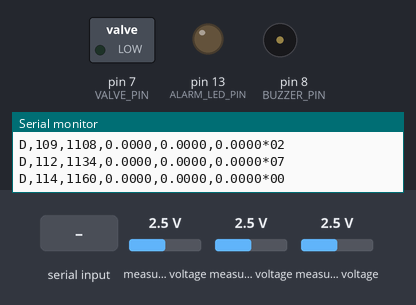
The sketch below on a simulated Arduino Uno, built with avr-gcc and run on an emulated ATmega328P. On the bench: switched loads named in the sketch (green lamp = pin HIGH), output pins drawn as LEDs (lit = HIGH), buzzer (waves = sounding, pin HIGH), the last lines printed to the serial monitor. The test bench sets the inputs (shaded band); at power-on: measured voltage 2.5 V.

Above: at 1.2 s.
1.3 s: "VALVE 1\n" received over Serial
At 2.0 s:
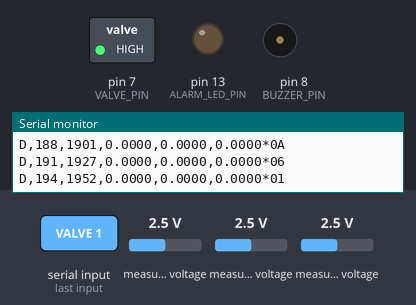
2.8 s: "VALVE 0\n" received over Serial
At 3.4 s:
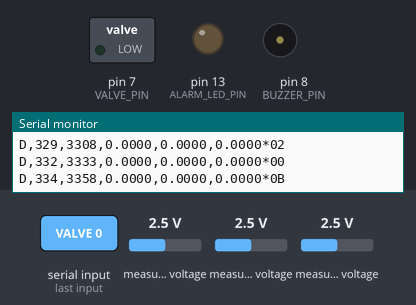
Timing chart, 0 to 5.8 s (numbered marks = the images above; inputs shaded):
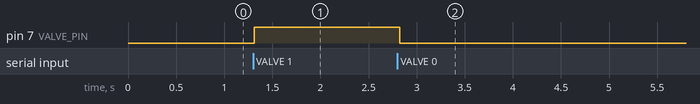

The sketch:

CO2Response.ino
```cpp
// CO2-Response firmware: a dumb, reliable sampler.
//
// Reads CH0 (CO2), CH1 (flow sensor) and CH2 (pneumotach) from the ADC on a fixed
// micros() schedule and streams volts as checksummed text lines. All unit
// conversion, breath detection and alarms happen in the dashboard, so
// recalibrating never requires reflashing. Protocol: docs/protocol.md
//
//   D,<seq>,<t_ms>,<v0>,<v1>,<v2>*<checksum>
//
// It also watches for the host's heartbeat ("HB"): if the monitor app stops sending
// it, the board sounds its own buzzer, because the CO2 alarms are no longer checked.
//
// RESEARCH USE ONLY. Not a medical device.

#include <Arduino.h>

#include <Wire.h>

#include "ads1115_driver.h"
#include "config.h"
#include "line_format.h"

static Ads1115Driver adcBoard;      // ADC driver: change this line to swap boards
static AdcDriver* adc = &adcBoard;  // ADC driver

static bool adcOk = false;
static bool streaming = AUTOSTART;
static uint16_t rateHz = DEFAULT_RATE_HZ;
static uint32_t periodUs = 1000000UL / DEFAULT_RATE_HZ;
static uint32_t nextUs = 0;
static uint16_t seq = 0;
static uint32_t lastErrMs = 0;
static uint32_t lastOverrunMs = 0;
static uint8_t scanCountdown = 0;

static char cmd[32];
static uint8_t cmdLen = 0;

// host watchdog (see config.h)
static bool wdArmed = false;
static bool hostLost = false;
static bool buzzing = false;
static uint32_t lastHbMs = 0;
static uint32_t lastLostMs = 0;

// valve output (see config.h): true = to the bag (rebreathing), false = room air
static bool valveToBag = false;

static void setValve(bool toBag) {
  valveToBag = toBag;
#if VALVE_PIN >= 0
  digitalWrite(VALVE_PIN, toBag ? HIGH : LOW);
#endif
}

static void alarmOutput(bool on) {
  if (on == buzzing) return;
  buzzing = on;
  digitalWrite(ALARM_LED_PIN, on ? HIGH : LOW);
#if BUZZER_PIN >= 0
  if (on) tone(BUZZER_PIN, BUZZER_HZ);
  else noTone(BUZZER_PIN);
#endif
}

// Sound the buzzer in 250 ms pulses while the host's heartbeat is missing.
static void serviceWatchdog() {
#if WATCHDOG_TIMEOUT_MS > 0
  uint32_t now = millis();
  if (wdArmed && !hostLost && now - lastHbMs > WATCHDOG_TIMEOUT_MS) {
    hostLost = true;
    if (valveToBag) {  // nothing is watching the CO2 any more: back to room air
      setValve(false);
      Serial.println(F("A,VALVE,0"));
    }
  }
  if (!hostLost) return;
  alarmOutput(((now / 250) & 1) == 0);
  if (now - lastLostMs >= 1000) {
    lastLostMs = now;
    Serial.println(F("E,HOST_LOST"));
  }
#endif
}

static void heartbeat(bool on) {
  wdArmed = on;
  lastHbMs = millis();
  if (hostLost || !on) {
    hostLost = false;
    alarmOutput(false);
  }
}

static void sendSample(uint16_t s, uint32_t tMs, const float* v) {
  char line[96];
  int len = formatDataLine(line, s, tMs, v, NUM_CHANNELS);
  line[len++] = '\n';
  Serial.write((const uint8_t*)line, len);
}

static void sendInfo() {
  Serial.print(F("I,FW," FW_VERSION ",ADC,"));
  Serial.print(adc->name());
  Serial.print(F(",CH,"));
  Serial.print(NUM_CHANNELS);
  Serial.print(F(",RATE,"));
  Serial.print(rateHz);
  Serial.print(F(",BAUD,"));
  Serial.print(BAUD_RATE);
  adc->printInfo(Serial);
#if WATCHDOG_TIMEOUT_MS > 0
  Serial.print(F(",WD,"));  // tells the host to send heartbeats
  Serial.print(WATCHDOG_TIMEOUT_MS);
#endif
#if VALVE_PIN >= 0
  Serial.print(F(",VALVE,1"));  // this board has a valve output
#endif
  Serial.println();
}

// List every I2C address that answers, so a wrong ADDR pin or a missing wire is
// obvious in the dashboard (Settings > Diagnostics): "I,I2C_SCAN,0x49" or "none".
static void i2cScan() {
  Serial.print(F("I,I2C_SCAN,"));
  bool any = false;
  for (uint8_t a = 1; a < 127; a++) {
    Wire.beginTransmission(a);
    if (Wire.endTransmission() == 0) {
      if (any) Serial.print(' ');
      Serial.print(F("0x"));
      if (a < 16) Serial.print('0');
      Serial.print(a, HEX);
      any = true;
    }
  }
  if (!any) Serial.print(F("none"));
  Serial.println();
}

static void setRate(uint16_t hz) {
  rateHz = hz;
  periodUs = 1000000UL / hz;
  nextUs = micros() + periodUs;
}

static void handleCommand(char* c) {
  for (char* p = c; *p; p++) *p = toupper(*p);
  if (strcmp(c, "HB") == 0) {
    heartbeat(true);  // no reply: it arrives once a second
  } else if (strcmp(c, "HB OFF") == 0) {
    heartbeat(false);  // the host is disconnecting on purpose
    Serial.println(F("A,HB,OFF"));
  } else if (strcmp(c, "VALVE 1") == 0 || strcmp(c, "VALVE 0") == 0) {
#if VALVE_PIN >= 0
    // to the bag only while the host is known to be alive
    bool toBag = c[6] == '1' && !hostLost;
    setValve(toBag);
    Serial.println(toBag ? F("A,VALVE,1") : F("A,VALVE,0"));
#else
    Serial.println(F("E,NO_VALVE"));
#endif
  } else if (strcmp(c, "INFO") == 0) {
    sendInfo();
  } else if (strcmp(c, "START") == 0) {
    streaming = true;
    nextUs = micros() + periodUs;
    Serial.println(F("A,START"));
  } else if (strcmp(c, "STOP") == 0) {
    streaming = false;
    Serial.println(F("A,STOP"));
  } else if (strncmp(c, "RATE", 4) == 0) {
    long hz = atol(c + 4);
    if (hz < 1 || hz > MAX_RATE_HZ) {
      Serial.println(F("E,BAD_RATE"));
    } else {
      setRate((uint16_t)hz);
      Serial.print(F("A,RATE,"));
      Serial.println(hz);
    }
  } else if (c[0] != '\0') {
    Serial.println(F("E,UNKNOWN_CMD"));
  }
}

static void pollSerial() {
  while (Serial.available()) {
    char ch = (char)Serial.read();
    if (ch == '\n' || ch == '\r') {
      cmd[cmdLen] = '\0';
      if (cmdLen) handleCommand(cmd);
      cmdLen = 0;
    } else if (cmdLen < sizeof(cmd) - 1) {
      cmd[cmdLen++] = ch;
    }
  }
}

void setup() {
#if VALVE_PIN >= 0
  pinMode(VALVE_PIN, OUTPUT);
  digitalWrite(VALVE_PIN, LOW);  // room air until the host says otherwise
#endif
  pinMode(ALARM_LED_PIN, OUTPUT);
#if BUZZER_PIN >= 0
  pinMode(BUZZER_PIN, OUTPUT);
#endif
  Serial.begin(BAUD_RATE);
  adcOk = adc->begin();
  if (adcOk) {
    sendInfo();
  } else {
    Serial.println(F("E,ADC_NOT_FOUND"));
    i2cScan();
  }
  setRate(rateHz);
}

void loop() {
  pollSerial();
  serviceWatchdog();

  if (!adcOk) {
    // Never stream zeros from a missing ADC: report and keep retrying.
    if (millis() - lastErrMs >= 1000) {
      lastErrMs = millis();
      adcOk = adc->begin();
      if (adcOk) {
        sendInfo();
      } else {
        Serial.println(F("E,ADC_NOT_FOUND"));
        if (++scanCountdown >= 5) {  // re-scan every 5 s
          scanCountdown = 0;
          i2cScan();
        }
      }
    }
    return;
  }

  uint32_t now = micros();
  if ((int32_t)(now - nextUs) < 0) return;

  // If we fell behind, skip the missed slots but still advance seq so the
  // dashboard counts them as dropped samples.
  uint32_t missed = (now - nextUs) / periodUs;
  if (missed) {
    seq += (uint16_t)missed;
    nextUs += missed * periodUs;
    if (millis() - lastOverrunMs >= 1000) {
      lastOverrunMs = millis();
      Serial.println(F("E,OVERRUN"));
    }
  }
  nextUs += periodUs;

  uint32_t tMs = millis();
  float v[NUM_CHANNELS];
  for (uint8_t i = 0; i < NUM_CHANNELS; i++) v[i] = adc->readVolts(i);
  if (streaming) sendSample(seq, tMs, v);
  seq++;
}
```

line_format.h
```cpp
// Data-line formatting, kept free of Arduino APIs so it can be unit-tested on a PC
// (firmware/test/test_line_format.cpp) against the dashboard's parser.
#pragma once
#include <math.h>
#include <stdint.h>
#include <stdio.h>

// Append v with exactly 4 decimals, without printf float support (AVR has none).
static inline int appendFixed4(char* out, float v) {
  int n = 0;
  long scaled = lroundf(v * 10000.0f);
  if (scaled < 0) {
    out[n++] = '-';
    scaled = -scaled;
  }
  n += sprintf(out + n, "%ld.%04ld", scaled / 10000L, scaled % 10000L);
  return n;
}

// Writes "D,<seq>,<t_ms>,<v0>,...*<XX>" (no newline) into out; returns its length.
// The checksum is the XOR of every byte after the leading 'D' and before '*'.
static inline int formatDataLine(char* out, uint16_t seq, uint32_t tMs, const float* v, uint8_t n) {
  int len = sprintf(out, "D,%u,%lu", (unsigned)seq, (unsigned long)tMs);
  for (uint8_t i = 0; i < n; i++) {
    out[len++] = ',';
    len += appendFixed4(out + len, v[i]);
  }
  uint8_t cs = 0;
  for (int i = 1; i < len; i++) cs ^= (uint8_t)out[i];
  len += sprintf(out + len, "*%02X", cs);
  return len;
}
```

config.h
```cpp
// CO2-Response firmware configuration. Everything you might need to change is here.
#pragma once

#define FW_VERSION "1.2.0"

// ---- serial link (must match the dashboard's baud setting) ----
#define BAUD_RATE 115200

// ---- sampling ----
#define DEFAULT_RATE_HZ 100   // samples per second per channel
// A pulse oximeter's analog output on A3, sent as a fourth value on every data line
// (the app's "SpO2 channel connected" setting reads it). It cannot be combined with
// PNEUMO_DIFFERENTIAL, which also uses A3.
#define SPO2_CHANNEL 0
#if SPO2_CHANNEL
#define NUM_CHANNELS 4        // CH0 CO2, CH1 flow sensor, CH2 pneumotach, CH3 SpO2
#define MAX_RATE_HZ 150       // ADS1115: 860 conversions/s shared by 4 channels
#else
#define NUM_CHANNELS 3        // CH0 CO2, CH1 flow sensor, CH2 pneumotach
#define MAX_RATE_HZ 200       // ADS1115: 860 conversions/s shared by 3 channels
#endif
#define AUTOSTART 1           // stream on power-up (the dashboard also sends START)

// ---- host watchdog ----
// The monitor app sends "HB" once a second. If the heartbeats stop for this long (the
// app closed or crashed, the computer went to sleep, the tab was put in the background),
// the board sounds its own buzzer and blinks its LED until they come back, because by
// then nothing on the computer is checking the CO2 alarms. The watchdog arms itself on
// the first heartbeat, so nothing sounds with software that does not send them.
// 0 turns the watchdog off.
#define WATCHDOG_TIMEOUT_MS 3000
#define BUZZER_PIN 8              // piezo buzzer between this pin and GND; -1 = no buzzer
#define BUZZER_HZ 2700
#define ALARM_LED_PIN LED_BUILTIN // blinks with the buzzer

// ---- valve output (automatic stop) ----
// A digital output for a valve driver (a relay or MOSFET module switching a solenoid or
// motorised two-way valve). The pin is HIGH only while the subject should breathe from
// the bag: the monitor app sends "VALVE 1" when rebreathing starts and "VALVE 0" when the
// test ends, at the stop alarm or at an emergency stop. Wire the valve so that it is on
// ROOM AIR when the pin is LOW or the board has no power. The board itself drops the pin
// LOW at power-up, at reset and when the host's heartbeat is lost, so a stopped app or
// an unplugged cable can never leave the subject on the bag.
// -1 = no valve output (the operator turns a manual valve; the app only alarms).
#define VALVE_PIN 7

// ---- ADC (default: ADS1115 over I2C) ----
// TODO: confirm the ADC board. To use another ADC, add a driver like
// ads1115_driver.h and change the two lines in CO2Response.ino marked "ADC driver".
#define ADS_I2C_ADDRESS 0x48  // ADDR pin to GND
#define I2C_CLOCK_HZ 400000
// PGA gain sets the full-scale range. GAIN_TWOTHIRDS = +/-6.144 V, needed for 0-5 V sensors
// on a 5 V board (inputs must still never exceed VDD + 0.3 V).
// Use GAIN_ONE (+/-4.096 V) for 0-3.3 V sensors to gain resolution.
#define ADS_GAIN GAIN_TWOTHIRDS

// Read the pneumotach transducer differentially on AIN2-AIN3 (for a two-output transducer)
// instead of single-ended on AIN2.
#define PNEUMO_DIFFERENTIAL 0
#if SPO2_CHANNEL && PNEUMO_DIFFERENTIAL
#error "SPO2_CHANNEL and PNEUMO_DIFFERENTIAL both need input A3: use one of them"
#endif
```

adc_driver.h
```cpp
// One interface for every ADC board, so swapping the board touches one file.
#pragma once
#include <Arduino.h>

class AdcDriver {
 public:
  virtual ~AdcDriver() {}
  // Returns false if the converter does not answer.
  virtual bool begin() = 0;
  // Volts at the converter input for logical channel ch (0-based).
  virtual float readVolts(uint8_t ch) = 0;
  virtual const char* name() const = 0;
  // Extra INFO fields, each starting with a comma (e.g. ",ADDR,0x48,FSR,6.144").
  virtual void printInfo(Print& out) const { (void)out; }
};
```

ads1115_driver.h
```cpp
// ADS1115 (16-bit, I2C) driver using the Adafruit ADS1X15 library.
#pragma once
#include <Adafruit_ADS1X15.h>
#include <Wire.h>

#include "adc_driver.h"
#include "config.h"

class Ads1115Driver : public AdcDriver {
 public:
  bool begin() override {
    Wire.begin();
    Wire.setClock(I2C_CLOCK_HZ);
#if defined(WIRE_HAS_TIMEOUT) || defined(ARDUINO_ARCH_AVR)  // AVR core 1.8.3+ has setWireTimeout
    // A loose SDA/SCL wire must not hang the sketch: give up on a stuck bus after 3 ms.
    Wire.setWireTimeout(3000, true);
#endif
    if (!ads_.begin(ADS_I2C_ADDRESS)) return false;
    ads_.setGain(ADS_GAIN);
    ads_.setDataRate(RATE_ADS1115_860SPS);  // ~1.2 ms per conversion
    return true;
  }

  float readVolts(uint8_t ch) override {
    int16_t counts;
#if PNEUMO_DIFFERENTIAL
    if (ch == 2) {
      counts = ads_.readADC_Differential_2_3();
      return ads_.computeVolts(counts);
    }
#endif
    counts = ads_.readADC_SingleEnded(ch);
    return ads_.computeVolts(counts);
  }

  const char* name() const override { return "ADS1115"; }

  void printInfo(Print& out) const override {
    out.print(F(",ADDR,0x"));
    out.print(ADS_I2C_ADDRESS, HEX);
    out.print(F(",FSR,"));
    out.print(fullScaleVolts(), 3);
  }

  // Full-scale input range set by the PGA gain (inputs still never exceed VDD).
  static float fullScaleVolts() {
    switch (ADS_GAIN) {
      case GAIN_TWOTHIRDS: return 6.144f;
      case GAIN_ONE: return 4.096f;
      case GAIN_TWO: return 2.048f;
      case GAIN_FOUR: return 1.024f;
      case GAIN_EIGHT: return 0.512f;
      default: return 0.256f;
    }
  }

 private:
  Adafruit_ADS1115 ads_;
};
```

Measured:
- after the input at 1.3 s, pin 7 (VALVE_PIN): LOW → HIGH at once
- after the input at 2.8 s, pin 7 (VALVE_PIN): HIGH → LOW at once
